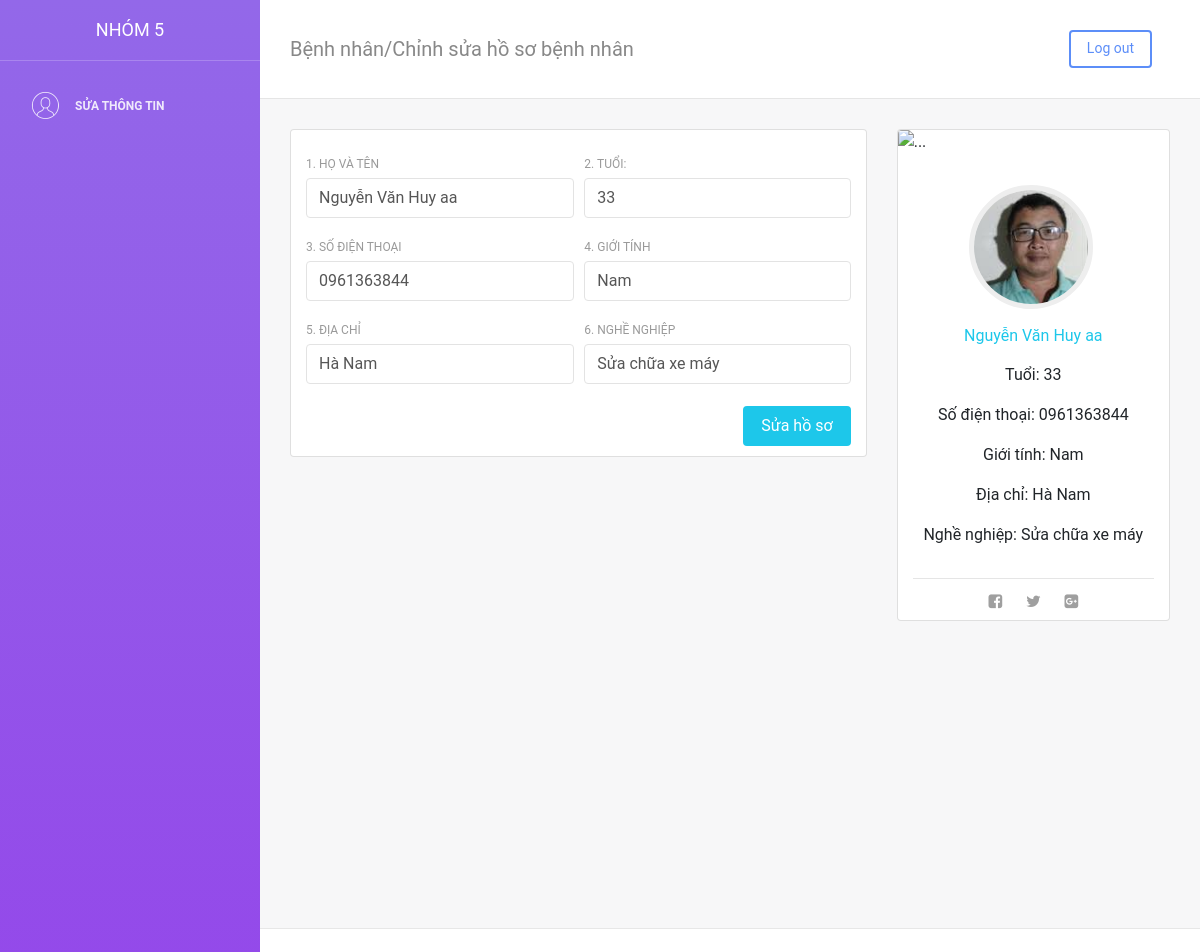
The app's page /examples/suabenhnhan.php?id=1 with its own data.
### tables this page shows
CREATE TABLE `benhnhan`  (
  `id` int(10) NOT NULL AUTO_INCREMENT,
  `hoten` text NULL,
  `tuoi` int(10) UNSIGNED NULL DEFAULT NULL,
  `sdt` text NULL,
  `gioitinh` text NULL,
  `diachi` text NULL,
  `nghenghiep` text NULL,
  PRIMARY KEY (`id`) USING BTREE
);

### examples/suabenhnhan.php (the view, shortened to what this page needs)
<?php
require "connect.php";
$id = (int) $_GET['id'];
$sql = "SELECT * FROM benhnhan WHERE id=".$id;
$result = $conn ->query($sql);
$row = $result -> fetch_assoc();
?>
<!DOCTYPE html>
<html lang="en">
<head>
    <link rel="stylesheet" href="https://maxcdn.bootstrapcdn.com/font-awesome/latest/css/font-awesome.min.css" />
    <link href="../assets/css/bootstrap.min.css" rel="stylesheet" />
    <link href="../assets/css/light-bootstrap-dashboard.css?v=2.0.1" rel="stylesheet" />
    <link href="../assets/css/demo.css" rel="stylesheet" />
</head>
<body>
<div class="wrapper">
    <div class="sidebar">
        <div class="sidebar-wrapper">
            <div class="logo">
                <a href="./benhnhan.php" class="simple-text">
                    Nhóm 5
                </a>
            </div>
            <ul class="nav">
                <li>
                    <a class="nav-link" href="#">
                        <i class="nc-icon nc-circle-09"></i>
                        <p>Sửa thông tin</p>
                    </a>
                </li>
            </ul>
        </div>
    </div>
    <div class="main-panel">
        <nav class="navbar navbar-expand-lg " color-on-scroll="500">
            <div class=" container-fluid  ">
                <a class="navbar-brand" href="#pablo"> Bệnh nhân/Chỉnh sửa hồ sơ bệnh nhân</a>
                <div class="collapse navbar-collapse justify-content-end" id="navigation">
                    <ul class="navbar-nav ml-auto">
                        <li class="nav-item">
                            <a class="nav-link" href="index.php">
                                <button class="btn btn-primary" >Log out</button>                            </a>
                        </li>
                    </ul>
                </div>
            </div>
        </nav>
        <div class="content">
            <div class="container-fluid">
                <div class="row">
                    <div class="col-md-8">
                        <div class="card">
                            <div class="card-body">
                                <form action="xulysuabenhnhan.php" name="benhnhan" method="post">
                                    <div class="row">
                                        <div class="col-md-6 pr-1">
                                            <div class="form-group">
                                                <label>1. Họ và tên</label>
                                                <input class="form-control" name="hoten" type="text" value="<?php echo $row['hoten'] ?>">
                                            </div>
                                            <div class="form-group">
                                                <label>3. Số điện thoại</label>
                                                <input class="form-control" name="sdt" type="text" value="<?php echo $row['sdt'] ?>">
                                            </div>
                                            <div class="form-group">
                                                <label>5. Địa chỉ</label>
                                                <input class="form-control" name="diachi" type="text" value="<?php echo $row['diachi'] ?>">
                                            </div>
                                        </div>
                                        <div class="col-md-6">
                                            <div class="form-group">
                                                <label>2. Tuổi:</label>
                                                <input type="text" name="tuoi" class="form-control" value="<?php echo $row['tuoi'] ?>">
                                            </div>
                                            <div class="form-group">
                                                <label>4. Giới tính</label>
                                                <input class="form-control" name="gioitinh" type="text" value="<?php echo $row['gioitinh'] ?>">
                                            </div>
                                            <div class="form-group">
                                                <label>6. Nghề nghiệp</label>
                                                <input class="form-control" name="nghenghiep" type="text" value="<?php echo $row['nghenghiep'] ?>">
                                            </div>
                                        </div>
                                    </div>
                                    <button type="submit" class="btn btn-info btn-fill pull-right">Sửa hồ sơ</button>
                                    <div class="clearfix"></div>
                                </form>
                            </div>
                        </div>
                    </div>
                    <div class="col-md-4">
                        <div class="card card-user">
                            <div class="card-image">
                                <img src="https://ununsplash.imgix.net/photo-1431578500526-4d9613015464?fit=crop&fm=jpg&h=300&q=75&w=400" alt="...">
                            </div>
                            <div class="card-body">
                                <div class="author">
                                    <form>
                                        <a href="quanlybenhnhan.html">
                                            <img class="avatar border-gray" src="../assets/img/faces/benhnhan1.jpg" alt="...">
                                            <h5 class="title"><?php echo $row['hoten'] ?></h5>
                                        </a>
                                        <p>Tuổi: <?php echo $row['tuoi'] ?></p>
                                        <p>Số điện thoại: <?php echo $row['sdt'] ?></p>
                                        <p>Giới tính: <?php echo $row['gioitinh'] ?></p>
                                        <p>Địa chỉ: <?php echo $row['diachi'] ?></p>
                                        <p>Nghề nghiệp: <?php echo $row['nghenghiep'] ?></p>
                                    </form>
                                </div>
                            </div>
                            <hr>
                            <div class="button-container mr-auto ml-auto">
                                <button href="#" class="btn btn-simple btn-link btn-icon">
                                    <i class="fa fa-facebook-square"></i>
                                </button>
                                <button href="#" class="btn btn-simple btn-link btn-icon">
                                    <i class="fa fa-twitter"></i>
                                </button>
                                <button href="#" class="btn btn-simple btn-link btn-icon">
                                    <i class="fa fa-google-plus-square"></i>
                                </button>
                            </div>
                        </div>
                    </div>
                </div>
            </div>
        </div>
        <footer class="footer">
            <div class="container">
                <nav>
                    <ul class="footer-menu">
                        <li>
                            <a href="./benhnhan.php">
                            </a>
                        </li>
                    </ul>
                    <p class="copyright text-center">
                    </p>
                </nav>
            </div>
        </footer>
    </div>
</div>
</body>
</html>

### records on screen
benhnhan: hoten "Nguyễn Văn Huy aa", sdt "0961363844", diachi "Hà Nam", tuoi "33", gioitinh "Nam", nghenghiep "Sửa chữa xe máy"
